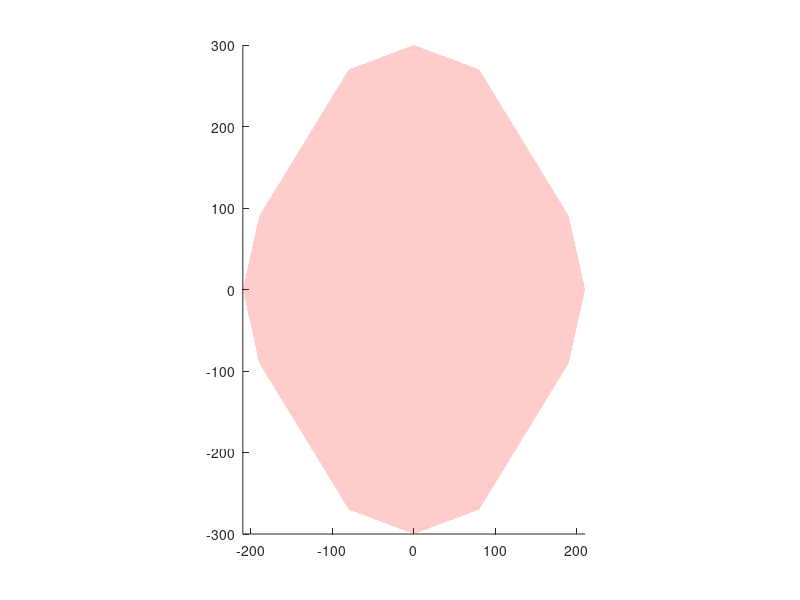

The MATLAB source for this figure:
function plotAuroraVolume(plothandle)

if ~exist('plothandle','var') 
    plothandle = figure;
end

%% AURORA volume vertices and faces
xmax = 210;
ymax = 300;
stepx1 = 80;
stepx2 = 190;
stepy1 = 90;
stepy2 = 270;
height1 = -120;
height2 = -561;
height3 = -519;
height4 = -556;
height5 = -533;

auroraVolumeVertices = [
    -xmax, -ymax,height1; %1%lower plane
    -xmax, ymax, height1;
    xmax, -ymax, height1;
    xmax, ymax, height1;
    
    0,-ymax, height1; %5 points on axis
    0,ymax,height1;
    -xmax,0,height1;
    xmax,0,height1;
    
    -stepx1, -stepy2, height1; %9
    stepx1, -stepy2, height1;
    -stepx1, stepy2, height1;
    stepx1, stepy2, height1;
    
    -stepx2, stepy1, height1; %13
    stepx2, stepy1, height1;
    -stepx2, -stepy1, height1;
    stepx2, -stepy1, height1;
    
    0,-ymax, height3; %17 points on axis
    0,ymax,height3;
    -xmax,0,height2;
    xmax,0,height2;
    
    -stepx1, -stepy2, height5; %21
    stepx1, -stepy2, height5;
    -stepx1, stepy2, height5;
    stepx1, stepy2, height5;
    
    -stepx2, stepy1, height4; %25
    stepx2, stepy1, height4;
    -stepx2, -stepy1, height4;
    stepx2, -stepy1, height4;
    
    0,0,height1; %29
    0,0,height2; 
    
    -xmax, -ymax,height2; % %upper plane
    -xmax, ymax, height2;
    xmax, -ymax, height2;
    xmax, ymax, height2;

    ];
auroraVolumeFaces = [    
    8, 14,12, 6,11,13, 7;%lower face
    7, 15, 9, 5,10,16, 8; 
    
    20,26,24,18,23,25,19;%upper face
    19,27,21,17,22,28,20;
    
    %1,2,6,5;
    %3,4,8,7;
    %5,6,8,7;
    ];

auroraVolumeFacesSides = [
    8,14,26,20;
    14,12,24,26;
    12,6,18,24;
    6,11,23,18;
    11,13,25,23;
    13,7,19,25;
    7,15,27,19;
    15,9,21,27;
    9,5,17,21;
    5,10,22,17;
    10,16,28,22;
    16,8,20,28;
 
];
%%

figure(plothandle);
hold on
patch('Vertices', auroraVolumeVertices,'Faces',auroraVolumeFaces, 'FaceColor','r', 'FaceAlpha',.2, 'EdgeColor', 'none' );
patch('Vertices', auroraVolumeVertices,'Faces',auroraVolumeFacesSides, 'FaceColor','r', 'FaceAlpha',.2, 'EdgeColor', 'none' );
hold off

axis vis3d image
end

